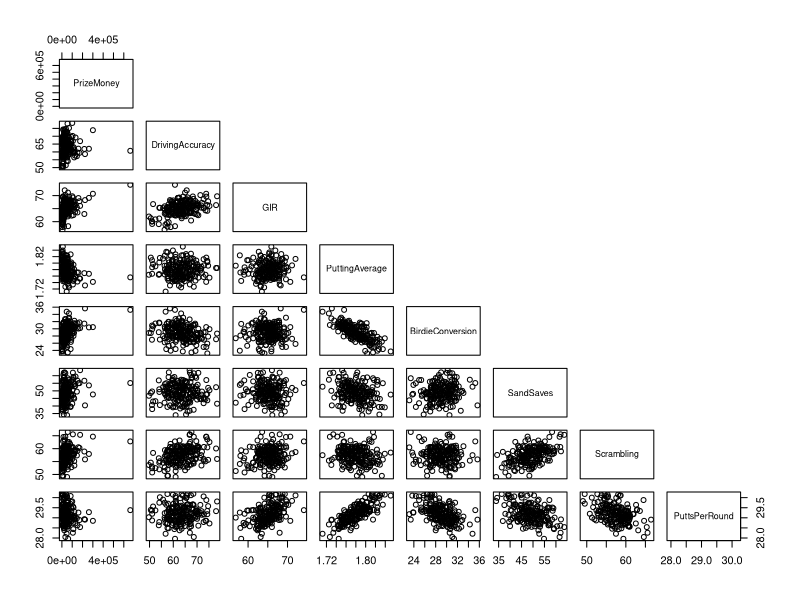
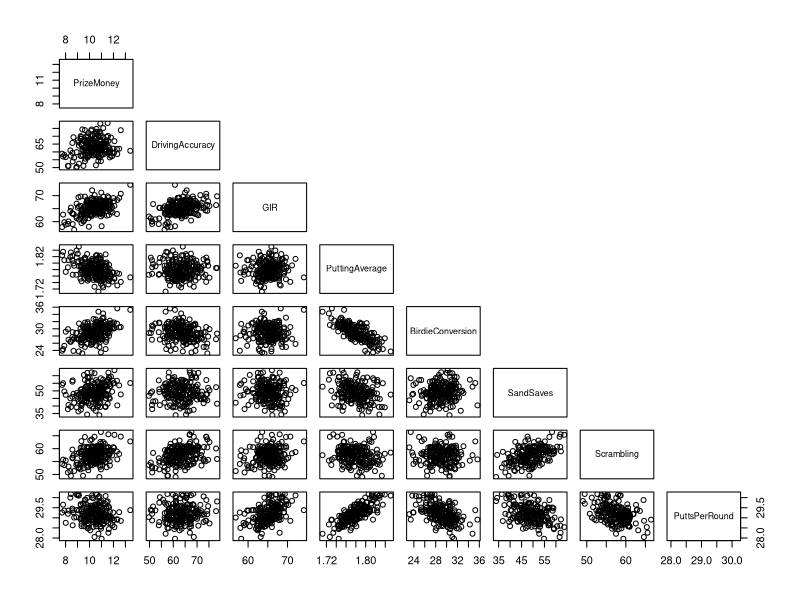

These charts were generated, in order, by the following R code:
## 3  
d<-read.csv("pgatour2006.csv",header = T);head(d)
dd<-d[-c(1,2,4,11)]
head(dd)
### a  
pairs(dd,upper.panel = NULL)
ddd<-dd
ddd$PrizeMoney<-log(dd$PrizeMoney)
pairs(ddd, upper.panel = NULL)
